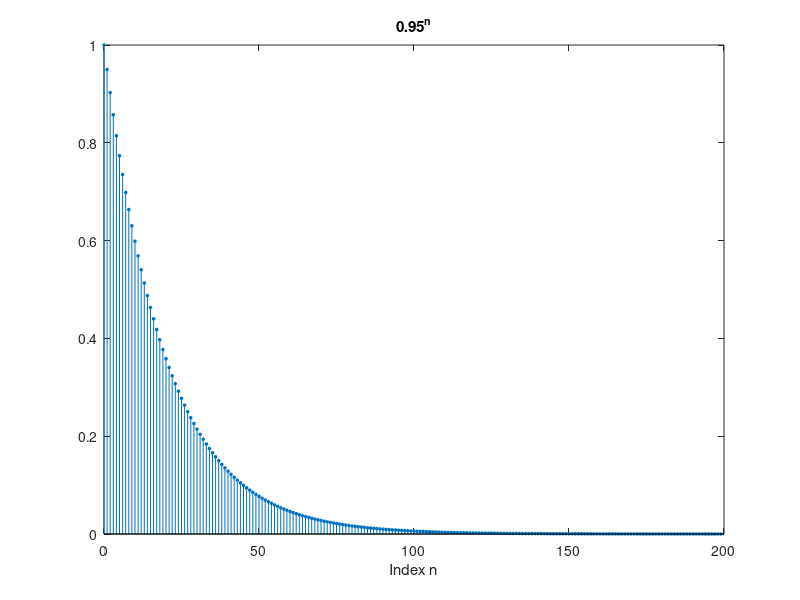

This figure's MATLAB source:
NUM_SAMPS = 200;
t = double(0:NUM_SAMPS-1);
alpha = 0.95;
x = alpha.^t;

figure                                % new figure window
stem(t,x,'filled','MarkerSize',2)     % nice stem plot of x
xlabel('Index n')                     % label the x-axis
title(sprintf( '%0.2f^n', alpha))     % title the figure
xlim([0 200])                         % define the x-axis limits